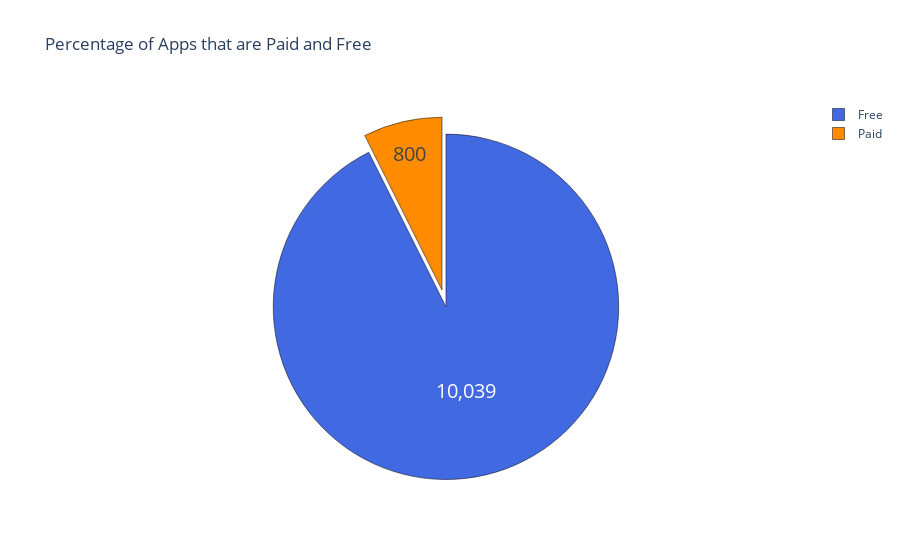

Here is the notebook cell this chart was saved with:
### Code cell
col = "Type"
colors = ["#4169E1","#FF8C00"]
grouped = data[col].value_counts().reset_index()
grouped = grouped.rename(columns = {col : "count", "index" : col})

trace = go.Pie(labels=grouped[col], values=grouped['count'], pull=[0.1, 0])
layout = {'title': 'Percentage of Apps that are Paid and Free'}
fig = go.Figure(data = [trace], layout = layout)
fig.update_traces(hoverinfo='label+percent', textinfo='value', textfont_size=20,marker=dict(colors=colors, line=dict(color='#000000', width=0.5)))            
iplot(fig)

### Figure 1 — Plotly figure (JSON) as saved in the notebook; plotly's stock layout.template omitted (floating-point values rounded to 4 significant figures)
{"data": [{"hoverinfo": "label+percent", "labels": ["Free", "Paid"], "marker": {"colors": ["#4169E1", "#FF8C00"], "line": {"color": "#000000", "width": 0.5}}, "pull": [0.1, 0], "textfont": {"size": 20}, "textinfo": "value", "type": "pie", "values": [10039, 800]}], "layout": {"title": {"text": "Percentage of Apps that are Paid and Free"}}}
